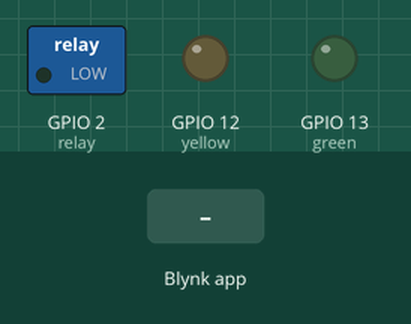
This sketch was run on a simulated ESP8266 (NodeMCU). Parts: switched loads named in the sketch (green lamp = pin HIGH), output pins drawn as LEDs (lit = HIGH). Inputs (shaded band) come from the test bench. WiFi joins after 1.5 s; servers stay silent unless stated.

Above: at 3.0 s.
3.1 s: Blynk app writes 1 to V1
At 3.4 s:
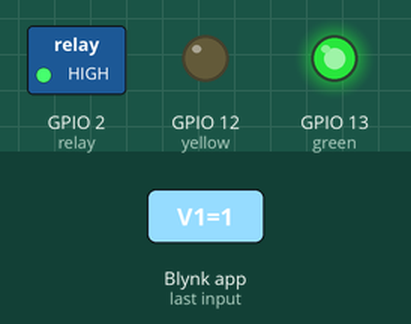
4.6 s: Blynk app writes 0 to V1
At 5.8 s:
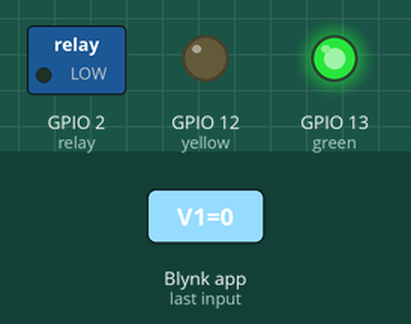
Timing chart, 0 to 7.6 s (numbered marks = the images above; inputs shaded):
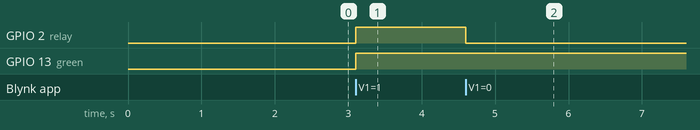

The sketch:

Smart_Socket.ino
```cpp
/* Comment this out to disable prints and save space */
#define BLYNK_PRINT Serial


#include <ESP8266WiFi.h>
#include <BlynkSimpleEsp8266.h>

int relay = 2; // pin D4 on NodeMCU
int green = 13; //D7
int yellow = 12; //D6
// You should get Auth Token in the Blynk App.
// Go to the Project Settings (nut icon).
char auth[] = "pZCnpA42Eg6WxJcSv3bkWwxwEwUpWBNj";
char ssid[] = "GEORGE";
char pass[] = "robotfreek19";

// This function will be called every time Slider Widget
// in Blynk app writes values to the Virtual Pin 1
BLYNK_WRITE(V1)
{

  int pinValue = param.asInt(); // assigning incoming value from pin V1 to a variable

  if (pinValue==1){
    digitalWrite(relay, HIGH);
    digitalWrite(green, HIGH);

    }


  else {

    digitalWrite(relay, LOW);
    digitalWrite(green, HIGH);

    }
  // You can also use:
  // String i = param.asStr();
  // double d = param.asDouble();

}

void setup()
{
  // Debug console
  Serial.begin(9600);

  pinMode(relay, OUTPUT);
  pinMode(green, OUTPUT);
  pinMode(yellow, OUTPUT);

  Blynk.begin(auth, ssid, pass);
}

void loop()
{
  Blynk.run();
}
```

Measured:
- after the input at 3.1 s, GPIO 2 (relay), GPIO 13 (green): LOW → HIGH at once
- after the input at 4.6 s, GPIO 2 (relay): HIGH → LOW at once
